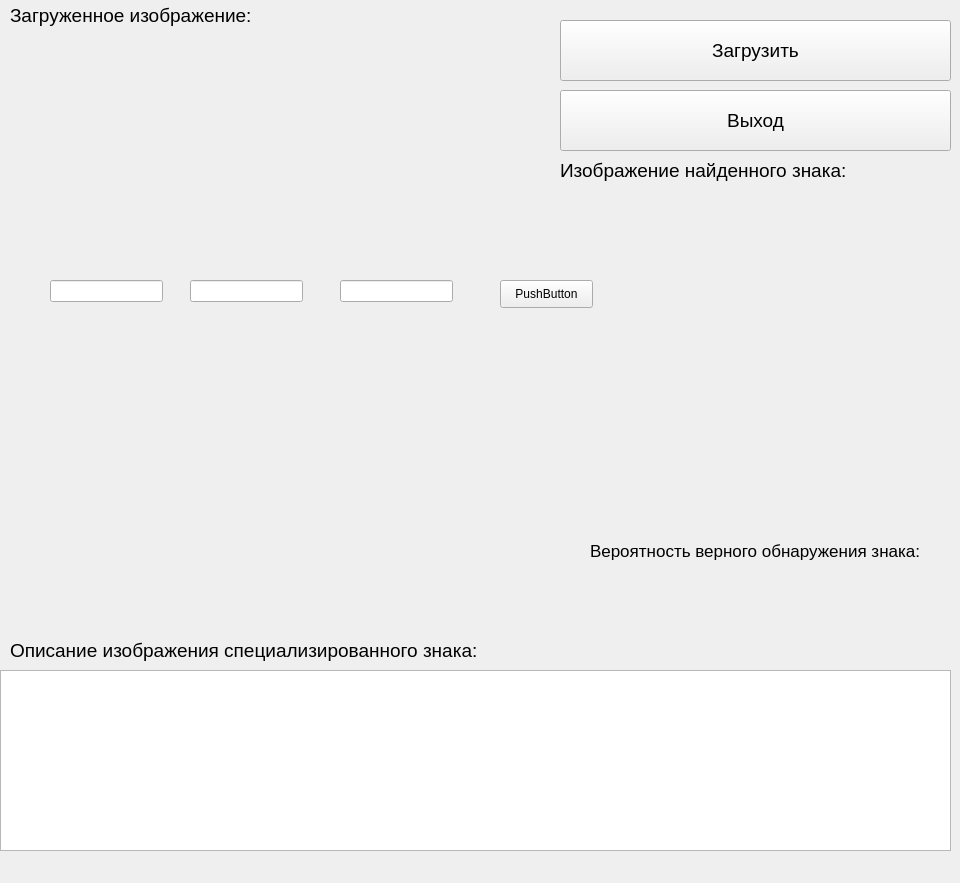
<?xml version="1.0" encoding="UTF-8"?>
<ui version="4.0">
 <class>MainWindow</class>
 <widget class="QMainWindow" name="MainWindow">
  <property name="geometry">
   <rect>
    <x>0</x>
    <y>0</y>
    <width>960</width>
    <height>883</height>
   </rect>
  </property>
  <property name="windowTitle">
   <string>MainWindow</string>
  </property>
  <widget class="QWidget" name="centralwidget">
   <widget class="QLabel" name="PixMapLabel">
    <property name="geometry">
     <rect>
      <x>20</x>
      <y>40</y>
      <width>481</width>
      <height>131</height>
     </rect>
    </property>
    <property name="text">
     <string/>
    </property>
    <property name="scaledContents">
     <bool>true</bool>
    </property>
   </widget>
   <widget class="QPushButton" name="pushButton">
    <property name="geometry">
     <rect>
      <x>560</x>
      <y>20</y>
      <width>391</width>
      <height>61</height>
     </rect>
    </property>
    <property name="font">
     <font>
      <pointsize>14</pointsize>
     </font>
    </property>
    <property name="text">
     <string>Загрузить</string>
    </property>
   </widget>
   <widget class="QLabel" name="PixMapLabel_2">
    <property name="geometry">
     <rect>
      <x>560</x>
      <y>190</y>
      <width>371</width>
      <height>131</height>
     </rect>
    </property>
    <property name="text">
     <string/>
    </property>
    <property name="scaledContents">
     <bool>true</bool>
    </property>
   </widget>
   <widget class="QTextBrowser" name="textBrowser">
    <property name="geometry">
     <rect>
      <x>0</x>
      <y>670</y>
      <width>951</width>
      <height>181</height>
     </rect>
    </property>
   </widget>
   <widget class="QLabel" name="label">
    <property name="geometry">
     <rect>
      <x>590</x>
      <y>530</y>
      <width>381</width>
      <height>41</height>
     </rect>
    </property>
    <property name="font">
     <font>
      <pointsize>13</pointsize>
     </font>
    </property>
    <property name="text">
     <string>Вероятность верного обнаружения знака:</string>
    </property>
   </widget>
   <widget class="QPushButton" name="pushButton_2">
    <property name="geometry">
     <rect>
      <x>560</x>
      <y>90</y>
      <width>391</width>
      <height>61</height>
     </rect>
    </property>
    <property name="font">
     <font>
      <pointsize>14</pointsize>
     </font>
    </property>
    <property name="text">
     <string>Выход</string>
    </property>
   </widget>
   <widget class="QLabel" name="Percent">
    <property name="geometry">
     <rect>
      <x>590</x>
      <y>570</y>
      <width>211</width>
      <height>31</height>
     </rect>
    </property>
    <property name="font">
     <font>
      <pointsize>15</pointsize>
     </font>
    </property>
    <property name="text">
     <string/>
    </property>
   </widget>
   <widget class="QLabel" name="label_2">
    <property name="geometry">
     <rect>
      <x>10</x>
      <y>0</y>
      <width>511</width>
      <height>31</height>
     </rect>
    </property>
    <property name="font">
     <font>
      <pointsize>14</pointsize>
     </font>
    </property>
    <property name="text">
     <string>Загруженное изображение:</string>
    </property>
   </widget>
   <widget class="QLabel" name="label_3">
    <property name="geometry">
     <rect>
      <x>560</x>
      <y>150</y>
      <width>321</width>
      <height>41</height>
     </rect>
    </property>
    <property name="font">
     <font>
      <pointsize>14</pointsize>
     </font>
    </property>
    <property name="text">
     <string>Изображение найденного знака:</string>
    </property>
   </widget>
   <widget class="QLabel" name="label_4">
    <property name="geometry">
     <rect>
      <x>10</x>
      <y>630</y>
      <width>531</width>
      <height>41</height>
     </rect>
    </property>
    <property name="font">
     <font>
      <pointsize>14</pointsize>
     </font>
    </property>
    <property name="text">
     <string>Описание изображения специализированного знака:</string>
    </property>
   </widget>
   <widget class="QLineEdit" name="lineEdit_1">
    <property name="geometry">
     <rect>
      <x>50</x>
      <y>280</y>
      <width>113</width>
      <height>22</height>
     </rect>
    </property>
   </widget>
   <widget class="QLineEdit" name="lineEdit_2">
    <property name="geometry">
     <rect>
      <x>190</x>
      <y>280</y>
      <width>113</width>
      <height>22</height>
     </rect>
    </property>
   </widget>
   <widget class="QLineEdit" name="lineEdit_3">
    <property name="geometry">
     <rect>
      <x>340</x>
      <y>280</y>
      <width>113</width>
      <height>22</height>
     </rect>
    </property>
   </widget>
   <widget class="QPushButton" name="pushButton_3">
    <property name="geometry">
     <rect>
      <x>500</x>
      <y>280</y>
      <width>93</width>
      <height>28</height>
     </rect>
    </property>
    <property name="text">
     <string>PushButton</string>
    </property>
   </widget>
  </widget>
  <widget class="QMenuBar" name="menubar">
   <property name="geometry">
    <rect>
     <x>0</x>
     <y>0</y>
     <width>960</width>
     <height>26</height>
    </rect>
   </property>
  </widget>
 </widget>
 <resources/>
 <connections/>
</ui>
